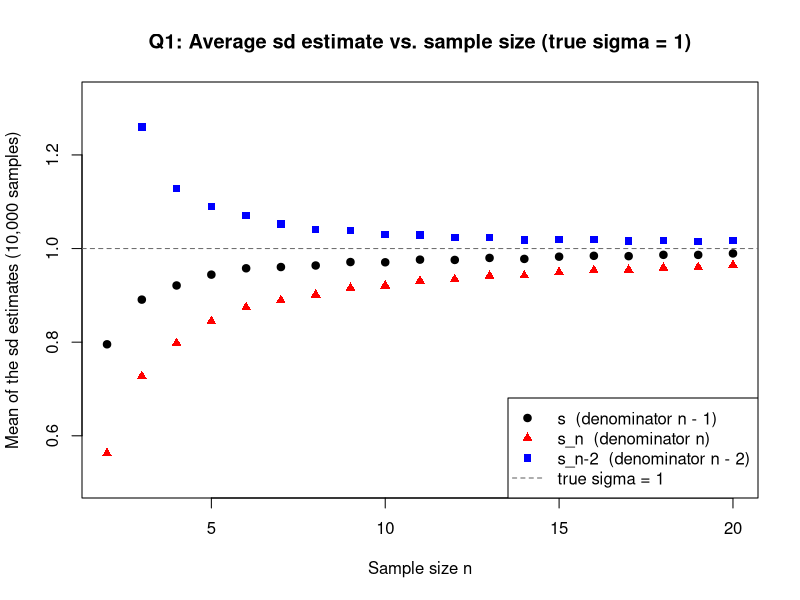
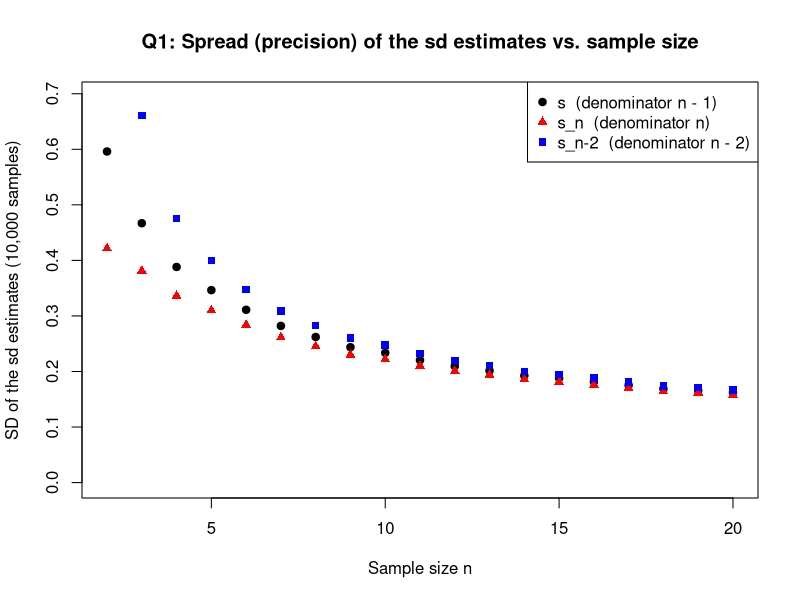
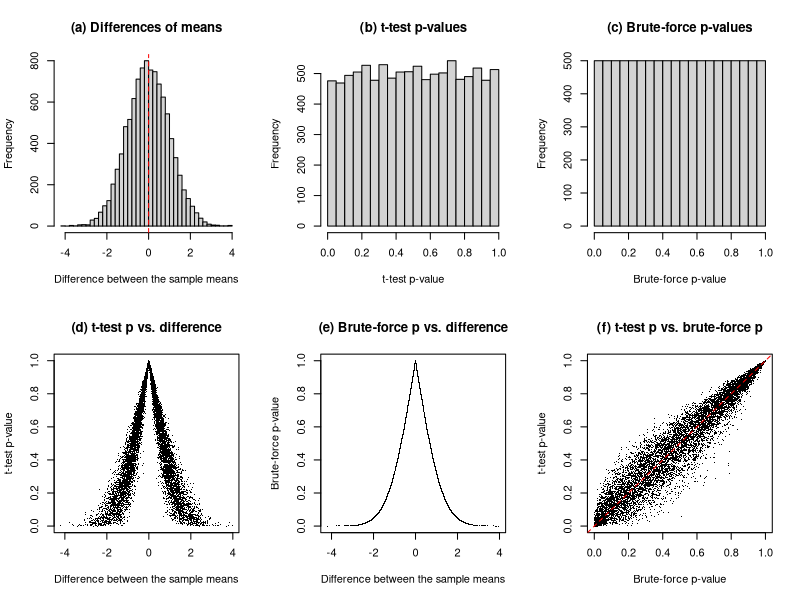
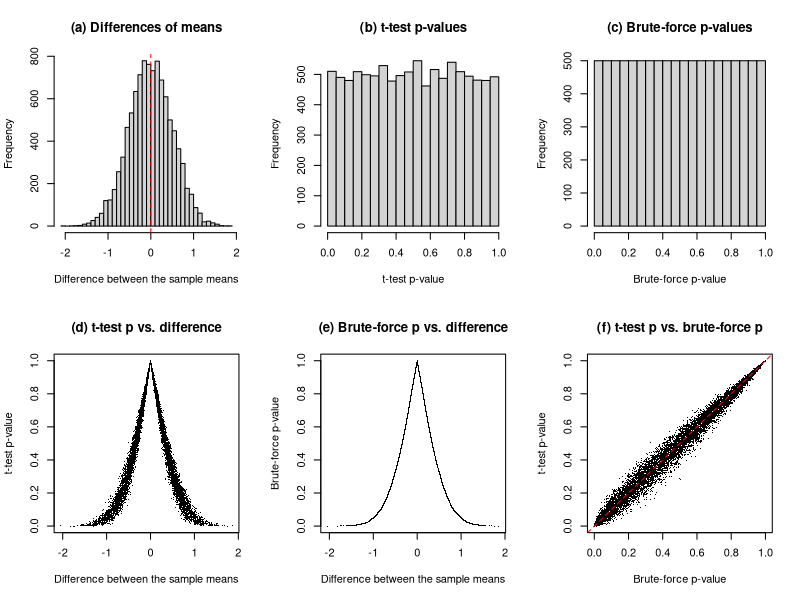
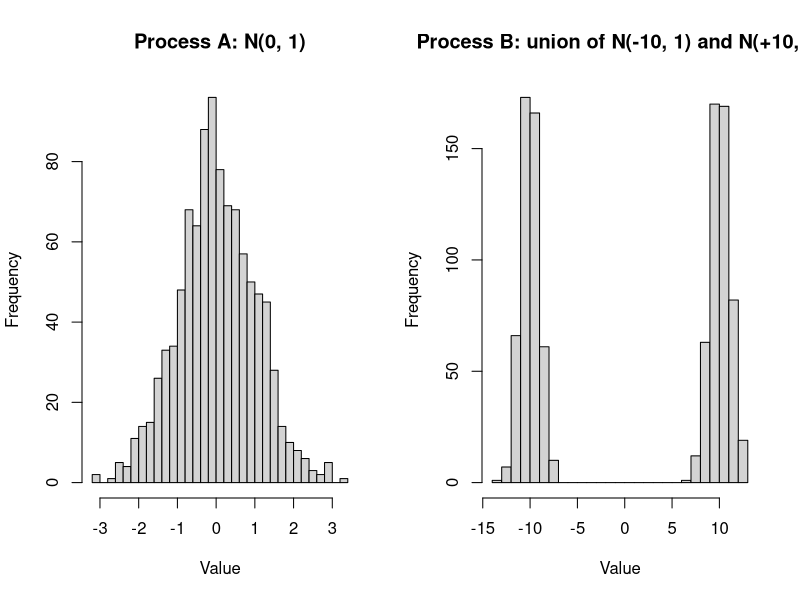
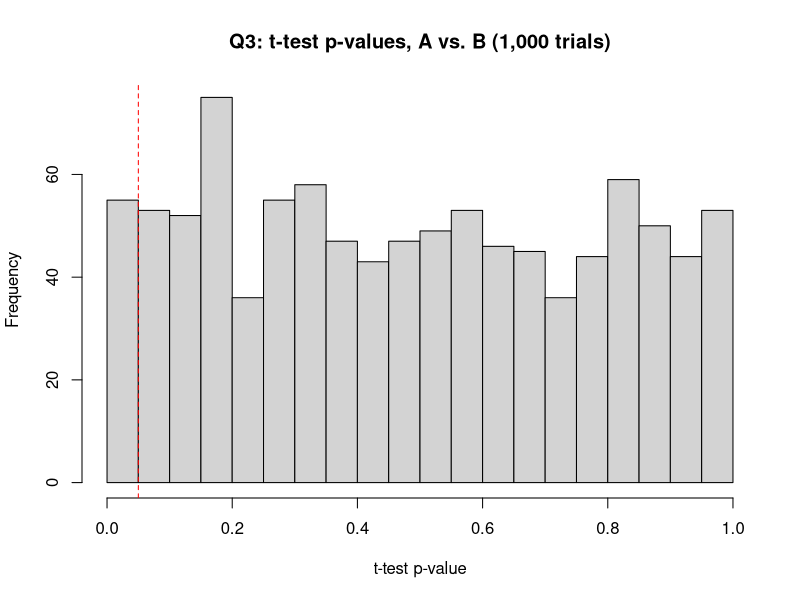

Source code (R) for these figures, in order:
## ---- chunk 1
# Global chunk options: show all code and its output, do not hide warnings.
# (Warnings that DO appear are discussed where they occur — see Question 1,
#  where the n - 2 estimator is undefined for a sample of size 2.)
knitr::opts_chunk$set(echo = TRUE, warning = TRUE, fig.width = 7,
                      fig.height = 5)
## ---- chunk 2
# ---------------------------------------------------------------------------
# sd.with.n(x): standard-deviation estimator with denominator n.
#   This is sqrt(S_n^2) from Notes Part 1, Eq. (5) — the "biased" estimator:
#   the sample is treated as if it were the whole population.
#   Arguments: x = one numeric sample (a vector of length n).
#   Returns:   one number, the n-denominator estimate of sigma.
# ---------------------------------------------------------------------------
sd.with.n <- function(x) {
  n <- length(x)                       # sample size of THIS sample
  sqrt(sum((x - mean(x))^2) / n)       # sum of squared deviations / n, rooted
}

# ---------------------------------------------------------------------------
# sd.with.n2(x): standard-deviation estimator with denominator n - 2.
#   Same numerator, denominator two smaller than the classical n - 1.
#   EDGE CASE (n = 2): the denominator is 0, so this estimator is UNDEFINED
#   for the smallest sample size in the study. Rather than letting R return
#   Inf (which would poison every mean, spread and plot axis downstream),
#   the function returns NA for n < 3, and every summary below is computed
#   with na.rm = TRUE. The n = 2 row of the results table is therefore
#   blank for this estimator, and its plotted curve starts at n = 3.
#   This is itself part of the answer: an estimator that does not even
#   exist at n = 2 is already at a disadvantage.
# ---------------------------------------------------------------------------
sd.with.n2 <- function(x) {
  n <- length(x)                       # sample size of THIS sample
  if (n < 3) return(NA_real_)          # denominator n - 2 would be <= 0
  sqrt(sum((x - mean(x))^2) / (n - 2)) # sum of squared deviations / (n-2)
}
## ---- chunk 3
#### Set up looping numbers ####
##################################
max.sample.size <- 20
n.sim <- 10000  # number of re-samplings we are going to run for each sample size

#### Set up matrices to save data. ####
# Rows    = one row per re-sampling (n.sim rows).
# Columns = one column per sample size; column j holds the results for
#           samples of size j, so columns 2..20 are used and column 1
#           simply stays NA (there is no sample of size 1 in this study).
sd.ori <- matrix(NA_real_, nrow = n.sim, ncol = max.sample.size) # classical sd, n-1
sd.n   <- matrix(NA_real_, nrow = n.sim, ncol = max.sample.size) # alternative, n
sd.n.2 <- matrix(NA_real_, nrow = n.sim, ncol = max.sample.size) # alternative, n-2

set.seed(111)  # reproducible "random" numbers (Notes Part 1, Section 6)

#### Perform computations in a loop ####
########################################
for (sample.size in 2:max.sample.size) {      # outer loop: sample size n
  for (i.sim in 1:n.sim) {                    # inner loop: re-sampling number
    # Draw ONE new random sample of size sample.size from the normal
    # distribution with mean 0 and sd 1 — the known truth is sigma = 1.
    x <- rnorm(sample.size, mean = 0, sd = 1)

    # (a) The "classical" sd of this sample (denominator n - 1, built-in sd()).
    x.sd <- sd(x)
    sd.ori[i.sim, sample.size] <- x.sd        # save it where it belongs in sd.ori

    # (b) The first modified estimator (denominator n), SAME sample x.
    sd.n[i.sim, sample.size] <- sd.with.n(x)  # save it where it belongs in sd.n

    # (c) The second modified estimator (denominator n - 2), SAME sample x.
    #     Returns NA when sample.size == 2 (see the function's edge case).
    sd.n.2[i.sim, sample.size] <- sd.with.n2(x)
  }
}
## ---- chunk 4
# The sample sizes actually studied, used as row labels / plot x-values.
sizes <- 2:max.sample.size

# MEAN of each estimator across the 10,000 re-samplings, per sample size.
# If an estimator is "aimed at" sigma = 1, its mean should sit at 1.
mean.ori <- apply(sd.ori[, sizes], 2, mean)                  # classical, n-1
mean.n   <- apply(sd.n[,   sizes], 2, mean)                  # alternative, n
mean.n2  <- apply(sd.n.2[, sizes], 2, mean, na.rm = TRUE)    # alternative, n-2
mean.n2[is.nan(mean.n2)] <- NA_real_  # n = 2 column is entirely NA (estimator
                                      # undefined there); display NA, not NaN

# SPREAD (standard deviation) of each estimator across the re-samplings.
# This measures precision: how much the estimate wobbles from sample to
# sample of the same size. Smaller spread = more trustworthy single estimate.
spread.ori <- apply(sd.ori[, sizes], 2, sd)                  # classical, n-1
spread.n   <- apply(sd.n[,   sizes], 2, sd)                  # alternative, n
spread.n2  <- apply(sd.n.2[, sizes], 2, sd, na.rm = TRUE)    # alternative, n-2

# Put the summaries in one table so the numbers behind the plots are visible.
q1.table <- data.frame(
  n            = sizes,
  mean_s       = round(mean.ori, 3),   # mean of classical estimator
  mean_s_n     = round(mean.n,   3),   # mean of n-denominator estimator
  mean_s_n2    = round(mean.n2,  3),   # mean of (n-2)-denominator estimator
  spread_s     = round(spread.ori, 3), # spread of classical estimator
  spread_s_n   = round(spread.n,   3), # spread of n-denominator estimator
  spread_s_n2  = round(spread.n2,  3)  # spread of (n-2)-denominator estimator
)
q1.table
## ---- chunk 5
# ---- Panel 1: MEAN of each estimator vs. sample size ----------------------
# Blank plot sized to fit all three series (ylim is set from ALL three
# means: the n-2 series rises above 1 at small n and would be clipped by
# an axis sized on the classical series alone). The dashed line marks
# the truth, sigma = 1, that every estimator is trying to recover.
plot(sizes, mean.ori, type = "n",
     ylim = c(0.5, max(mean.n2, na.rm = TRUE) * 1.05),
     xlab = "Sample size n", ylab = "Mean of the sd estimates (10,000 samples)",
     main = "Q1: Average sd estimate vs. sample size (true sigma = 1)")
abline(h = 1, lty = 2, col = "grey40")            # the true value, sigma = 1
points(sizes, mean.ori, pch = 19, col = "black")  # classical s (n - 1)
points(sizes, mean.n,   pch = 17, col = "red")    # s with denominator n
points(sizes, mean.n2,  pch = 15, col = "blue")   # s with denominator n - 2
legend("bottomright",
       legend = c("s  (denominator n - 1)", "s_n  (denominator n)",
                  "s_n-2  (denominator n - 2)", "true sigma = 1"),
       pch = c(19, 17, 15, NA), lty = c(NA, NA, NA, 2),
       col = c("black", "red", "blue", "grey40"))
## ---- chunk 6
# ---- Panel 2: SPREAD of each estimator vs. sample size --------------------
# Same construction: blank plot first (ylim again sized on all three
# series, since the n-2 estimator wobbles most), then one points()
# series per estimator. There is no single "true" spread to mark — the
# question here is how fast each estimator's wobble shrinks as n grows,
# and which wobbles most.
plot(sizes, spread.ori, type = "n",
     ylim = c(0, max(spread.n2, na.rm = TRUE) * 1.05),
     xlab = "Sample size n", ylab = "SD of the sd estimates (10,000 samples)",
     main = "Q1: Spread (precision) of the sd estimates vs. sample size")
points(sizes, spread.ori, pch = 19, col = "black")  # classical s (n - 1)
points(sizes, spread.n,   pch = 17, col = "red")    # s with denominator n
points(sizes, spread.n2,  pch = 15, col = "blue")   # s with denominator n - 2
legend("topright",
       legend = c("s  (denominator n - 1)", "s_n  (denominator n)",
                  "s_n-2  (denominator n - 2)"),
       pch = c(19, 17, 15), col = c("black", "red", "blue"))
## ---- chunk 7
set.seed(222)  # reproducible draws (Notes Part 1, Section 6)

# The one common underlying distribution: mean 2, variance 3.
mu.true    <- 2
sigma.true <- sqrt(3)   # variance = 3  =>  sd = sqrt(3)

# First sample sizes, as suggested in the prompt.
n1 <- 5
n2 <- 7

# Draw the two samples from the SAME distribution (null is true).
x1 <- rnorm(n1, mean = mu.true, sd = sigma.true)  # sample 1, size n1
x2 <- rnorm(n2, mean = mu.true, sd = sigma.true)  # sample 2, size n2
x1
x2

# Difference between the samples' means — the test statistic.
mean.diff.single <- mean(x1) - mean(x2)
mean.diff.single

# p-value of a (two-sided, default) t-test run on the same two samples.
# t.test() returns a list; $p.value is the element we need — the same
# access pattern as t.test(...)$p.value in Notes Part 2, Section 2 and
# in Week2 Script.R, Part 2, Code Chunks 4-5.
t.test(x1, x2)$p.value
## ---- chunk 8
# ---------------------------------------------------------------------------
# resample.study(n1, n2, n.sim, mu, sigma, seed)
#   Runs one complete Question-2 study at sample sizes n1 and n2.
#   Returns a list with the simulated differences of means (diff),
#   the t-test p-value for each resampling (t.p), the brute-force
#   p-value for each resampling (brute.p), and the sizes used.
# ---------------------------------------------------------------------------
resample.study <- function(n1, n2, n.sim = 10000,
                           mu = 2, sigma = sqrt(3), seed = 1) {
  set.seed(seed)  # each study is reproducible on its own

  ## Step 1: the resampling matrix — n.sim rows x (n1 + n2) columns.
  ## Every entry is an independent draw from the SAME normal
  ## distribution, so in every row both "samples" obey the null.
  sim.mat <- matrix(rnorm(n.sim * (n1 + n2), mean = mu, sd = sigma),
                    nrow = n.sim, ncol = n1 + n2)

  ## Step 2: difference between the means of sample 1 and sample 2
  ## within one row x of the matrix (indexing as in the prompt outline).
  mean.diff <- function(x) mean(x[1:n1]) - mean(x[(n1 + 1):(n1 + n2)])

  ## Step 3a: the difference in means for all rows of the matrix.
  diff.sim <- apply(sim.mat, 1, mean.diff)

  ## Step 3b: the t-test p-value for all rows of the matrix.
  ## A small local function runs the two-sided t-test on one row and
  ## keeps only its p-value; apply() runs it on every row.
  t.p.row <- function(x) t.test(x[1:n1], x[(n1 + 1):(n1 + n2)])$p.value
  t.p.sim <- apply(sim.mat, 1, t.p.row)

  ## Step 4: the brute-force p-value of each difference, from its rank.
  ## rank(-abs(diff)) is small exactly when |diff| is large (extreme);
  ## dividing by the number of resamplings turns the rank into the
  ## fraction of resamplings at least as extreme — a p-value obtained
  ## without any t-distribution mathematics at all.
  brute.p.sim <- rank(-abs(diff.sim)) / n.sim

  ## Hand everything back in one list.
  list(n1 = n1, n2 = n2, diff = diff.sim,
       t.p = t.p.sim, brute.p = brute.p.sim)
}

# Run 1: the original small sample sizes, n1 = 5 and n2 = 7.
study.small <- resample.study(n1 = 5, n2 = 7, seed = 202)

# A few summary numbers for the small-sample study, used in the text:
# the centre and spread of the simulated differences, the fraction of
# t-tests that (incorrectly-looking) come out "significant" at 0.05,
# and two agreement measures between the two kinds of p-value.
summary.small <- c(
  mean.diff      = mean(study.small$diff),                 # should be ~ 0
  sd.diff        = sd(study.small$diff),                   # spread of diffs
  frac.t.sig     = mean(study.small$t.p < 0.05),           # should be ~ 0.05
  frac.brute.sig = mean(study.small$brute.p < 0.05),       # should be ~ 0.05
  cor.p          = cor(study.small$t.p, study.small$brute.p),
  mean.abs.diff.p = mean(abs(study.small$t.p - study.small$brute.p))
)
round(summary.small, 4)
## ---- chunk 9
# ---------------------------------------------------------------------------
# plot.study(study, label): draws panels (a)-(f) of the question for one
#   resample.study() result. study = the list returned by resample.study();
#   label = text identifying the sample sizes, used in the figure title.
# ---------------------------------------------------------------------------
plot.study <- function(study, label) {
  old.par <- par(mfrow = c(2, 3))  # 6 panels in one figure; restore after
  on.exit(par(old.par))

  # (a) Distribution of the differences observed in all the resamplings.
  hist(study$diff, breaks = 40,
       xlab = "Difference between the sample means",
       main = "(a) Differences of means")
  abline(v = 0, lty = 2, col = "red")  # differences centre on the null value 0

  # (b) Distribution of the t-test p-values from each resampling.
  hist(study$t.p, breaks = 20, xlim = c(0, 1),
       xlab = "t-test p-value", main = "(b) t-test p-values")

  # (c) Distribution of the brute-force p-values from each resampling.
  hist(study$brute.p, breaks = 20, xlim = c(0, 1),
       xlab = "Brute-force p-value", main = "(c) Brute-force p-values")

  # (d) t-test p-value versus the difference between the means:
  #     one point per resampling experiment.
  plot(study$diff, study$t.p, pch = ".",
       xlab = "Difference between the sample means", ylab = "t-test p-value",
       main = "(d) t-test p vs. difference")

  # (e) Brute-force p-value versus the difference between the means:
  #     x-axis = difference, y-axis = p-value, one point per experiment.
  plot(study$diff, study$brute.p, pch = ".",
       xlab = "Difference between the sample means",
       ylab = "Brute-force p-value",
       main = "(e) Brute-force p vs. difference")

  # (f) t-test p-values vs. brute-force p-values.
  #     The dashed line is y = x: perfect agreement between the methods.
  plot(study$brute.p, study$t.p, pch = ".",
       xlab = "Brute-force p-value", ylab = "t-test p-value",
       main = "(f) t-test p vs. brute-force p")
  abline(a = 0, b = 1, lty = 2, col = "red")
}
## ---- chunk 10
plot.study(study.small, "n1 = 5, n2 = 7")
## ---- chunk 11
# Run 2: sample sizes multiplied by 4 (5 -> 20 and 7 -> 28).
study.large <- resample.study(n1 = 20, n2 = 28, seed = 203)

summary.large <- c(
  mean.diff      = mean(study.large$diff),
  sd.diff        = sd(study.large$diff),
  frac.t.sig     = mean(study.large$t.p < 0.05),
  frac.brute.sig = mean(study.large$brute.p < 0.05),
  cor.p          = cor(study.large$t.p, study.large$brute.p),
  mean.abs.diff.p = mean(abs(study.large$t.p - study.large$brute.p))
)
round(summary.large, 4)

plot.study(study.large, "n1 = 20, n2 = 28")
## ---- chunk 12
# ---------------------------------------------------------------------------
# draw.mixture(n): draws n values from Process B, the "union" (mixture)
#   of N(-10, 1) and N(+10, 1). EACH observation independently belongs
#   to one component or the other with equal chance: sample() picks a
#   centre, -10 or +10, separately for every draw (the same sample()
#   used for resampling in Notes Part 2, Section 2), and rnorm() then
#   draws around the chosen centres. Because the components are mirror
#   images around 0, the mixture's true mean is 0 while its true sd is
#   about sqrt(10^2 + 1) = 10.05.
#   Why per-draw choice matters: fixing exactly half the draws in each
#   component would force every sample's mean to almost the same value
#   and rig the experiment in 3(b) — the random fluctuation of the
#   mixture sample's mean (sometimes more +10s than -10s, sometimes
#   fewer) is precisely what the repeated t-tests below are studying.
# ---------------------------------------------------------------------------
draw.mixture <- function(n) {
  centres <- sample(c(-10, 10), size = n, replace = TRUE) # one coin flip per draw
  rnorm(n, mean = centres, sd = 1)  # draw around each chosen centre
}
## ---- chunk 13
set.seed(333)  # reproducible draws (Notes Part 1, Section 6)

# One large sample from each process, to display the distributions.
big.normal  <- rnorm(1000, mean = 0, sd = 1)  # Process A: standard normal
big.mixture <- draw.mixture(1000)             # Process B: two-spike mixture

# Side-by-side histograms. NOTE the x-axes: they are deliberately left
# at each sample's own range so both shapes are visible; Process B's
# axis runs roughly -14 to +14, Process A's only -4 to +4.
old.par <- par(mfrow = c(1, 2))
hist(big.normal, breaks = 30,
     xlab = "Value", main = "Process A: N(0, 1)")
hist(big.mixture, breaks = 30,
     xlab = "Value", main = "Process B: union of N(-10, 1) and N(+10, 1)")
par(old.par)

# The numerical summaries tell the same story as the pictures:
# means (nearly) identical, standard deviations ten-fold apart.
c(mean.A = mean(big.normal),  sd.A = sd(big.normal),
  mean.B = mean(big.mixture), sd.B = sd(big.mixture))
## ---- chunk 14
set.seed(334)

# One pair of samples of the size used in the repeated trials below.
n3 <- 25
sample.A <- rnorm(n3, mean = 0, sd = 1)  # 25 draws from Process A
sample.B <- draw.mixture(n3)             # 25 draws from Process B

# t-test of the two samples (two-sided, default settings, as throughout).
t.test(sample.A, sample.B)$p.value
## ---- chunk 15
set.seed(335)

n.trials <- 1000   # number of repeated experiments
p.q3 <- numeric(n.trials)  # empty vector to hold one p-value per trial

# Each trial: draw a FRESH sample from each process (same sizes as the
# illustrative pair above) and record the t-test p-value.
for (i in 1:n.trials) {
  a <- rnorm(n3, mean = 0, sd = 1)  # fresh sample from Process A
  b <- draw.mixture(n3)             # fresh sample from Process B
  p.q3[i] <- t.test(a, b)$p.value   # keep only the p-value
}

# Histogram of the 1,000 p-values, with the conventional 0.05 cutoff marked.
hist(p.q3, breaks = 20, xlim = c(0, 1),
     xlab = "t-test p-value", main = "Q3: t-test p-values, A vs. B (1,000 trials)")
abline(v = 0.05, lty = 2, col = "red")

# Fraction of trials that DO come out "significant" at 0.05.
mean(p.q3 < 0.05)
## ---- chunk 16
# Fixed quantities for the whole question.
n.patients <- 15   # n: patients screened, all truly positive
p.sens     <- 0.8  # p: sensitivity = P(one truly positive patient tests +)
## ---- chunk 17
# Step 1: the binomial coefficient, by the choose() function of the notes
# and, to show the work, by the factorial definition directly.
choose(15, 10)                                  # = 3003
factorial(15) / (factorial(10) * factorial(5))  # same number, by hand

# Steps 2-3: one pattern's probability, times the number of patterns.
choose(15, 10) * 0.8^10 * 0.2^5                 # = 0.1032 (see 4b)
## ---- chunk 18
dbinom(10, size = n.patients, prob = p.sens)  # P(X = 10), from dbinom()
# Compare with the hand result from 4(a): the two agree.
choose(15, 10) * 0.8^10 * 0.2^5 - dbinom(10, size = n.patients, prob = p.sens)
## ---- chunk 19
# Way 1: the CDF (pbinom) and the complement rule.
p.atleast.pbinom <- 1 - pbinom(9, size = n.patients, prob = p.sens)
p.atleast.pbinom

# Way 2: sum the individual dbinom() probabilities for 10 through 15.
p.atleast.sum <- sum(dbinom(10:15, size = n.patients, prob = p.sens))
p.atleast.sum

# The two approaches agree (difference is zero up to rounding).
p.atleast.pbinom - p.atleast.sum
## ---- chunk 20
set.seed(444)  # reproducible draws (Notes Part 1, Section 6)

# 10,000 simulated screens of 15 patients each.
sim.q4 <- rbinom(10000, size = n.patients, prob = p.sens)

# Simulated P(X >= 10): the proportion of screens with >= 10 positives.
mean(sim.q4 >= 10)

# For completeness, the simulated P(X = 10) as well, against part (a)/(b).
mean(sim.q4 == 10)

# Side by side with the analytic answers:
c(simulated.at.least.10 = mean(sim.q4 >= 10), analytic.from.4c = p.atleast.pbinom,
  simulated.exactly.10  = mean(sim.q4 == 10),  analytic.from.4b = dbinom(10, n.patients, p.sens))
## ---- chunk 21
# The 95% quantile of the distribution: P(X <= 14) is the first
# cumulative probability to reach 0.95.
q.95 <- qbinom(0.95, size = n.patients, prob = p.sens)
q.95
pbinom(q.95, size = n.patients, prob = p.sens)      # >= 0.95
pbinom(q.95 - 1, size = n.patients, prob = p.sens)  # <  0.95

# Therefore the smallest k whose UPPER tail is at most 0.05 is:
k.star <- q.95 + 1
k.star

# Direct verification over all candidate thresholds k = 0..16:
# P(X >= k) = 1 - P(X <= k - 1), computed for each k with sapply().
tail.probs <- sapply(0:16, function(k) 1 - pbinom(k - 1, size = n.patients,
                                                  prob = p.sens))
data.frame(k = 0:16, P.X.at.least.k = round(tail.probs, 4))
min((0:16)[tail.probs <= 0.05])  # confirms k.star is the smallest such k
1 - pbinom(k.star - 1, size = n.patients, prob = p.sens)      # P(X >= 15)
1 - pbinom(k.star - 2, size = n.patients, prob = p.sens)      # P(X >= 14)
